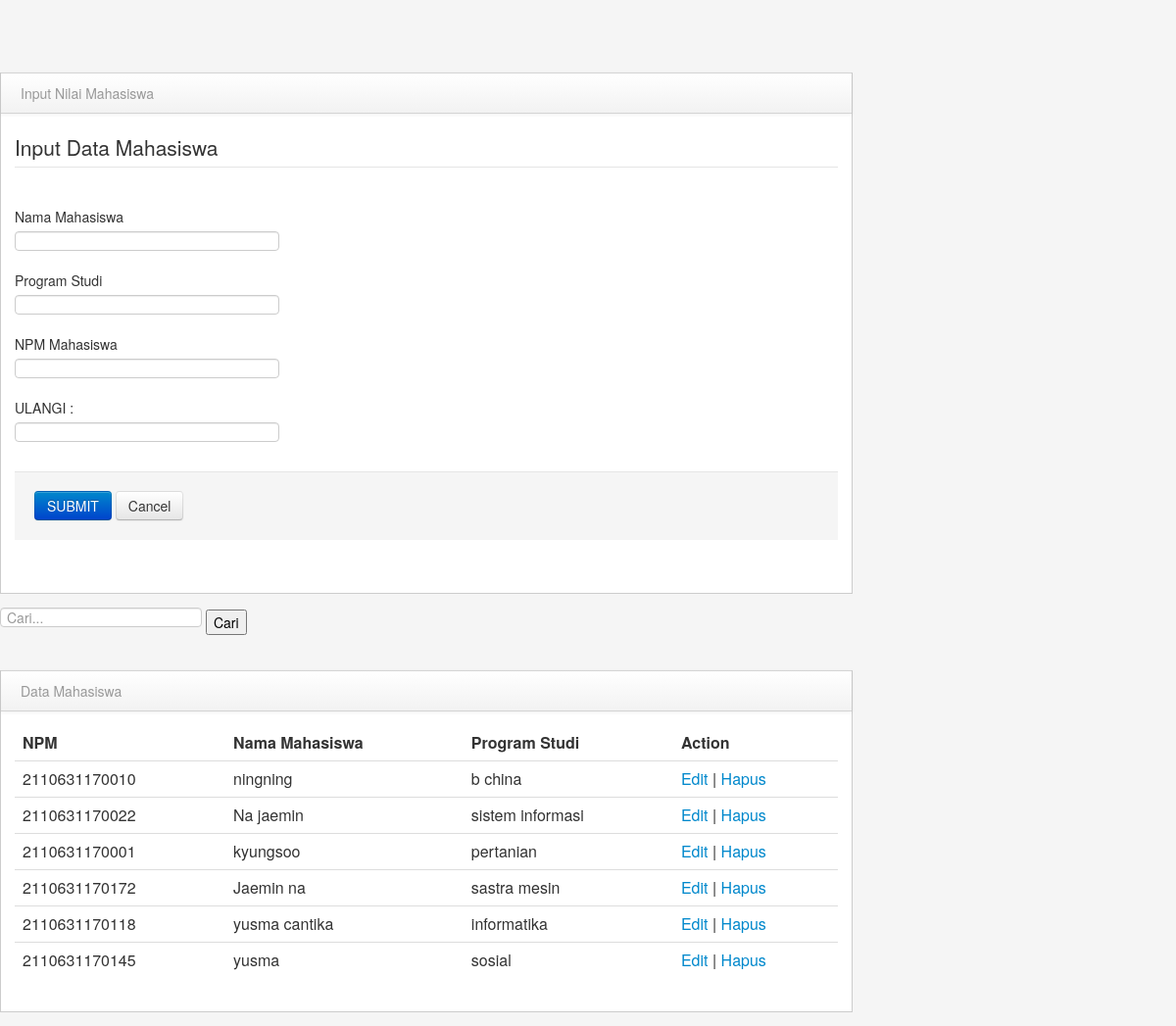
The page / on the database its author committed.
### tables this page shows
CREATE TABLE `mahasiswa` (
  `id` int(8) NOT NULL,
  `npm` varchar(255) NOT NULL,
  `nama_mhs` varchar(255) NOT NULL,
  `prodi` varchar(255) NOT NULL
);

### index.php (the view, shortened to what this page needs)
<?php
    include "edit.php";
?>
<html>
    <link href="library/bootstrap/css/bootstrap.min.css" rel="stylesheet" media="screen">
    <link href="library/bootstrap/css/bootstrap-responsive.min.css" rel="stylesheet" media="screen">
    <link href="library/assets/styles.css" rel="stylesheet" media="screen">
<body>
    <div class="span9" id="content">
        <div class="row-fluid">
            <div class="block">
                <div class="navbar navbar-inner block-header">
                    <div class="muted pull-left">Input Nilai Mahasiswa</div>
                </div>
                <div class="block-content collapse in">
                    <div class="span12">
                        <?php
                            if(isset($_GET['id']) && $_GET['id'] != ''){
                        ?>
                            <form action="edit.php?id=<?php echo $data_edit['id'] ?>&proses=1" method="POST">
                        <?php
                            }else{
                        ?>
                            <form action="proses.php" method="POST">
                        <?php
                            }
                        ?>
                        <fieldset>
                            <legend>Input Data Mahasiswa</legend>
                            <div class="control-group">
                                <label class="control-label" for="nama_mhs">Nama Mahasiswa</label>
                                <div class="controls">
                                    <input class="input-xlarge focused" type="text" name="nama" id="nama_mhs"
                                        value="<?php if(!empty($data_edit) && $data_edit['nama_mhs'] != "") echo $data_edit['nama_mhs']; ?>">
                                </div>
                            </div>
                            <div class="control-group">
                                <label class="control-label" for="prodi">Program Studi</label>
                                <div class="controls">
                                    <input class="input-xlarge focused" type="text" name="prodi" id="prodi"
                                        value="<?php if(!empty($data_edit) && $data_edit['prodi'] != "") echo $data_edit['prodi']; ?>">
                                </div>
                            </div>
                            <div class="control-group">
                                <label class="control-label" for="npm">NPM Mahasiswa</label>
                                <div class="controls">
                                    <input class="input-xlarge focused" type="text" name="npm" id="npm"
                                        value="<?php if(!empty($data_edit) && $data_edit['npm'] != "") echo $data_edit['npm']; ?>">
                                </div>
                            </div>
                            <div class="control-group">
                                <label class="control-label" for="ulangi">ULANGI : </label>
                                <div class="controls">
                                    <input class="input-xlarge focused" type="text" name="ulangi" id="ulangi" value="">
                                </div>
                            </div>
                            <div class="form-actions">
                                <button type="submit" class="btn btn-primary">SUBMIT</button>
                                <button type="reset" class="btn">Cancel</button>
                            </div>
                        </fieldset>
                        </form>
                    </div>
                </div>
            </div>
        </div>
        <div>
            <form method="POST">
                <div>
                    <input type="text" name="kata_kunci" placeholder="Cari...">
                    <button type="submit" name="cari">Cari</button>
                </div>
            </form>
        </div>
        <div class="row-fluid">
            <div class="block">
                <div class="navbar navbar-inner block-header">
                    <div class="muted pull-left">Data Mahasiswa</div>
                </div>
                <div class="block-content collapse in">
                    <div class="span12">
                        <table class="table">
                            <thead>
                                <tr>
                                    <th>NPM</th>
                                    <th>Nama Mahasiswa</th>
                                    <th>Program Studi</th>
                                    <th>Action</th>
                                </tr>
                            </thead>
                            <tbody>
                                <?php
                                    if(isset($_POST['cari'])){
                                        $kata_kunci = $_POST['kata_kunci'];
                                        $q = "SELECT * FROM mahasiswa WHERE npm LIKE '%$kata_kunci%' OR nama_mhs LIKE '%$kata_kunci%' OR prodi LIKE '%$kata_kunci%' ORDER BY id DESC";
                                    }else{
                                        $q = "SELECT * FROM mahasiswa ORDER BY id DESC";
                                    }
                                    $tampil = mysqli_query($koneksi, $q);
                                    while($data = mysqli_fetch_assoc($tampil)){
                                ?>
                                <tr>
                                    <td><?php echo $data['npm'] ?></td>
                                    <td><?php echo $data['nama_mhs'] ?></td>
                                    <td><?php echo $data['prodi'] ?></td>
                                    <td>
                                        <a href="index.php?id=<?php echo $data['id'] ?>"> Edit </a> |
                                        <a href="delete.php?id=<?php echo $data['id'] ?>"> Hapus </a>
                                    </td>
                                </tr>
                                <?php
                                    }
                                ?>
                            </tbody>
                        </table>
                    </div>
                </div>
            </div>
        </div>
    </div>
</body>
</html>

### library/assets/styles.css (style rules this page uses)
body { padding-top: 0; padding-bottom: 40px; background-color: #f5f5f5; }
@media (min-width: 979px) { body { padding-top: 60px; } }
#content { margin-left:0px; }
.block { border: 1px solid #ccc; background: white; margin: 1em 0em; border-top: none; }
.block-content { margin: 1em; min-height: .25em; }
.block-header { margin-bottom: 0px; border-right: none; border-left: none; -webkit-border-radius: 0px; -moz-border-radius: 0px; border-radius: 0px; }
.block-header div { padding-top: 10px; }

### rows shown on the page
mahasiswa: npm "2110631170010", nama_mhs "ningning", prodi "b china"
mahasiswa: npm "2110631170022", nama_mhs "Na jaemin", prodi "sistem informasi"
mahasiswa: npm "2110631170001", nama_mhs "kyungsoo", prodi "pertanian"
mahasiswa: npm "2110631170172", nama_mhs "Jaemin na", prodi "sastra mesin"
mahasiswa: npm "2110631170118", nama_mhs "yusma cantika", prodi "informatika"
mahasiswa: npm "2110631170145", nama_mhs "yusma", prodi "sosial"
